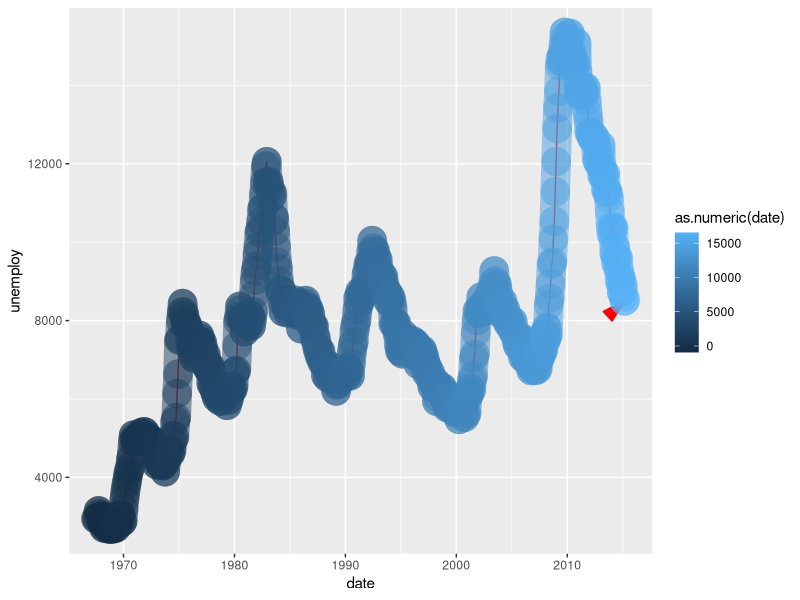
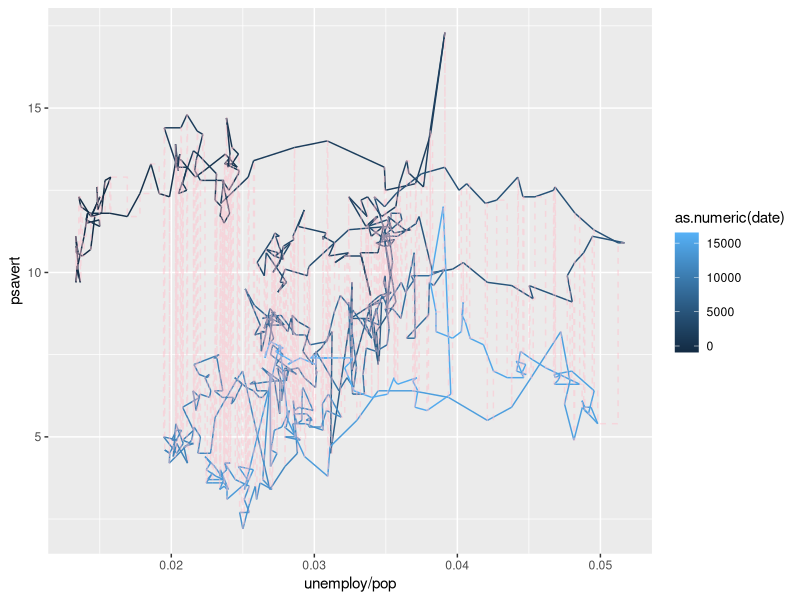
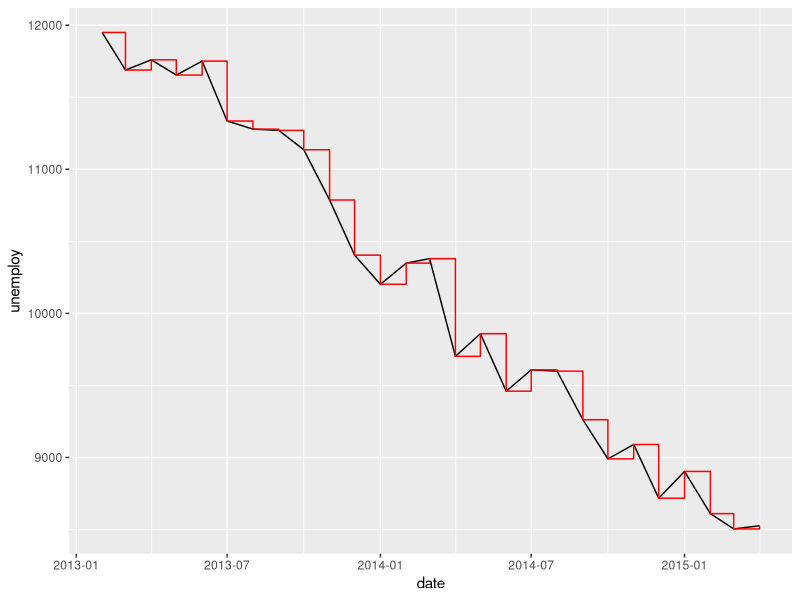
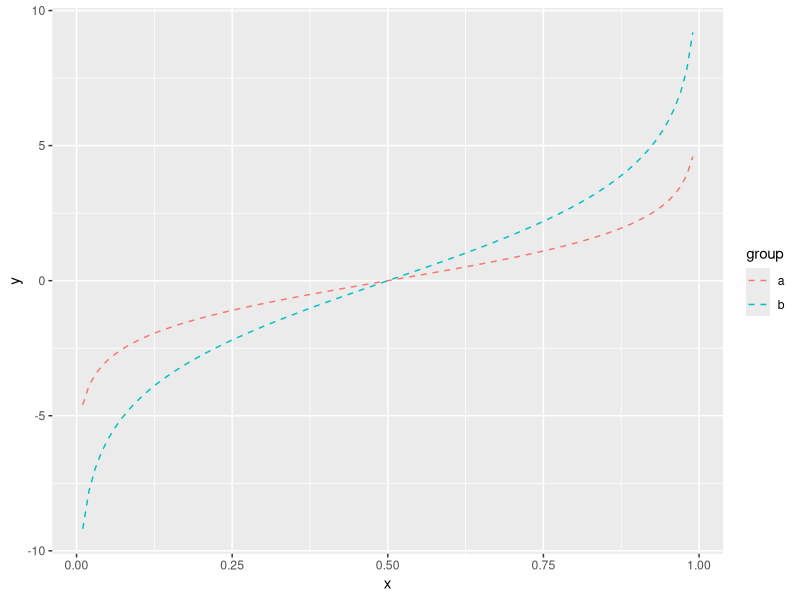

These figures' R source, in order:
## ---- chunk 1
knitr::opts_chunk$set(echo = TRUE)
## ---- chunk 2
library(ggplot2)
  ggplot(economics, aes(date, unemploy)) +
  geom_line(colour = "red",arrow = arrow(angle = 15, ends = "both", type = "closed")) +
  geom_path(
    aes(colour = as.numeric(date)),
    alpha = 0.5,
    size = 10,
    lineend = "round",
    linejoin = "mitre"
  ) 
  
## ---- chunk 3
m <- ggplot(economics, aes(unemploy/pop, psavert))
m + geom_path(aes(colour = as.numeric(date))) + geom_step(alpha = 0.5,colour = "pink",linetype = 2)

## ---- chunk 4
recent <- economics[economics$date > as.Date("2013-01-01"),]
ggplot(recent, aes(date, unemploy)) + geom_line() + geom_step(colour = "red")
## ---- chunk 5
 # Setting line type vs colour/size
 # Line type needs to be applied to a line as a whole, so it can
 # not be used with colour or size that vary across a line
x <- seq(0.01, .99, length.out = 100)
df <- data.frame(
  x = rep(x, 2),
  y = c(qlogis(x), 2 * qlogis(x)),
  group = rep(c("a","b"),
  each = 100)
)
 ggplot(df, aes(x=x, y=y, group=group)) + geom_line(aes(colour = group), linetype = 2)
